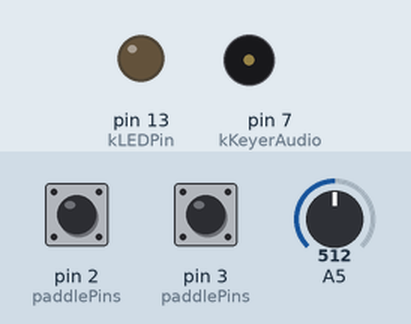
This program was run on a simulated Arduino Uno, built with avr-gcc and run on an emulated ATmega328P. On the bench: output pins drawn as LEDs (lit = HIGH), buzzer (waves = sounding). Dashed ring = blinking. Inputs (shaded band) come from the test bench; at power-on: pin 2 (paddlePins) HIGH, pin 3 (paddlePins) HIGH, A5 = 512.

Above: at 1.2 s.
1.3 s: pin 2 (paddlePins) pulled LOW for 0.15 s
At 2.6 s:
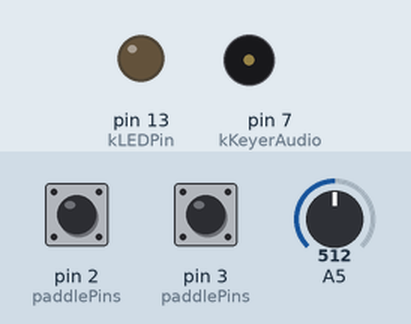
2.9 s: pin 3 (paddlePins) pulled LOW for 1 s
At 2.97 s:
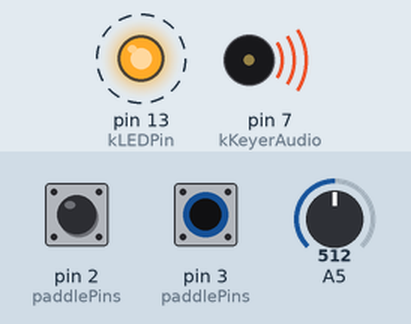
5.9 s: pin 3 (paddlePins) pulled LOW for 3.2 s
At 9.7 s:
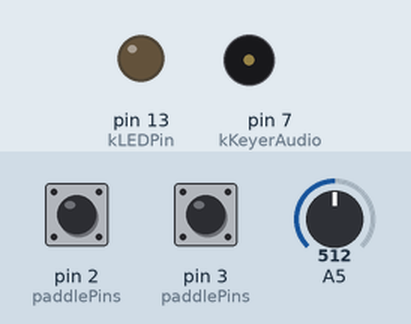
10.6 s: pin 2 (paddlePins) pulled LOW for 3.2 s
At 14.7 s:
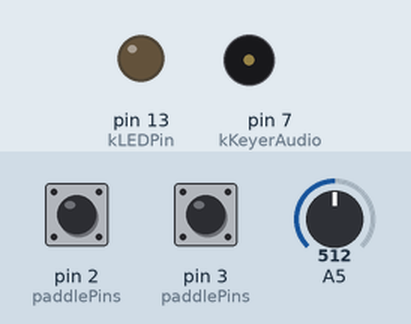
Timing chart, 0 to 16.2 s (numbered marks = the images above; inputs shaded):
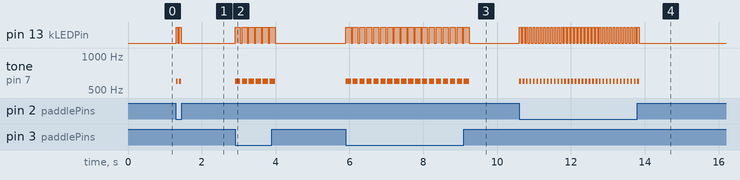

The program:

main.cpp
```cpp
#include <Arduino.h>
#include "Pinout.h"

#include "int_utils.h"
#include "local_types.h"

static const unsigned long kKeyerTone = 600; //Hz

typedef void (*processing_unit_t)(void);
typedef struct task_t {
    task_t *next;
    processing_unit_t run;
} task_t;

void noop_task() {
    return;
}

task_t default_task = { nullptr, noop_task};
task_t *tasks = &default_task;

void addTask(task_t** tasks, processing_unit_t task) {
    task_t *n = new task_t{*tasks, task};
    *tasks = n;
    default_task.next = *tasks;
}

unsigned short
    DIT = 0,
    DAH = 1,
    PAU = 2;

const unsigned short
    max_speed_wps = 35, // 34 ms
    min_speed_wps = 15; // 80 ms

unsigned
    speed_wps = min_speed_wps,
    UNIT = 1200/speed_wps;

static unsigned short paddlePins[] = {kKeyerLeftPaddle, kKeyerRightPaddle};
TimerCtx ctxs[2];
bool LED_STATE = false;
wkstate_t gSendState = wkstate_t::kDone;
bool sendBuf[] = {false, false}; // dit, dah buffer

void readSpeed() {
    if (gSendState != kDone)
        return;
    static int current_val = 0;
    auto val = analogRead(kKeyerSpeed);
    if (abs(val - current_val) <= 10)
        return;
    UNIT = 1200.0/(min_speed_wps + (max_speed_wps - min_speed_wps)*((float)val/1023.0));
    current_val = val;
    ctxForTiming(ctxs[DIT], UNIT, UNIT, 1.5*UNIT);
    ctxForTiming(ctxs[DAH], 3*UNIT, UNIT, 3.5*UNIT);
}


inline void keyDown() {
    LED_STATE = true;
    tone(kKeyerAudio, kKeyerTone);
    digitalWrite(LED_BUILTIN, LED_STATE);
}

inline void keyUp() {
    LED_STATE = false;
    noTone(kKeyerAudio);
    digitalWrite(LED_BUILTIN, LED_STATE);
}

void send() {
    static unsigned sel = 0;
    if (gSendState != kDone) {
        return;
    }
    if (sendBuf[sel]) { // send next dit or dah
        sendBuf[sel] = false; // sent
        if (sel == DIT)
            gSendState = kSendingDIT;
        else
            gSendState = kSendingDAH;
        keyDown();
        startTimer1(ctxs[sel]);
    }
    sel = (sel + 1) % 2;
}

void readPaddles() { // FIX it read whole port instead of digitalRead
    static unsigned sel = 0;
    auto ready = sel == DIT ? (gSendState != kSendingDIT) : (gSendState != kSendingDAH);
    if (ready && !sendBuf[sel]) {
        auto val = digitalRead(paddlePins[sel]);
        if (val == LOW)
            sendBuf[sel] = true;
    }
    sel = (sel+1) % 2;
}

// First timer done - tone off
ISR(TIMER1_COMPA_vect){
  keyUp();
}

// second timer - deboucne off
ISR(TIMER1_COMPB_vect){
   gSendState = kWaiting;      //Allow paddle polling
}

// overflow can fire next timer
ISR(TIMER1_OVF_vect){
  stopTimer1();
  gSendState = kDone;
}

void initKeyer() {
    pinMode(paddlePins[DIT], INPUT_PULLUP);
    pinMode(paddlePins[DAH], INPUT_PULLUP);
    pinMode(kLEDPin, OUTPUT);
    pinMode(kKeyerAudio, OUTPUT);
    pinMode(kKeyerSpeed, INPUT);
    addTask(&tasks, readPaddles);
    addTask(&tasks, send);
    addTask(&tasks, readSpeed);
}

void processTasks() {
    static task_t *current_task = tasks;
    current_task->run();
    current_task = current_task->next;
}


void setup() {
    initKeyer();
}

void loop() {
    processTasks();
}
```

Pinout.h
```cpp
// (licence header left out)
#ifndef Pinout_h
#define Pinout_h
#include <Arduino.h>

typedef enum {
    kKeyerAudio     =  7,
    kKeyerLeftPaddle = 2,
    kKeyerRightPaddle = 3,
    kLEDPin         = 13,   // builtin
    kKeyerSpeed     =  A5
} pinout_t;

#endif /* Pinout_h */
```

int_utils.h
```cpp
#include <Arduino.h>

typedef struct{
    uint8_t
        prescaler;
    uint16_t
        signal_comparator{0},
        offset{0},
        debounce_comparator{0};
} TimerCtx;

void stopTimer1();
void startTimer1(const TimerCtx& ctx);
void ctxForTiming(TimerCtx& ctx, uint32_t signal_milliseconds, uint32_t pause_milliseconds, uint32_t debounce_ms);
```

local_types.h
```cpp
#pragma once
enum error_t {
    kOK,
    kNoOp,
    kInvalidArgument,
    kUnknownCommand,
    kInvalidCommandArgument,
    kNotEnoughData, // not enough data in buffer
    kUnImplemented
};

enum wkstate_t {
    kSendingDIT,
    kSendingDAH,
    kWaiting,
    kDone
};
```

int_utils.cpp
```cpp
#include "int_utils.h"
#include <Arduino.h>

/** private helpers */
uint16_t calculatePrescaler(uint32_t milliseconds) {
    uint32_t cycles = F_CPU / 1000 * milliseconds;
    uint16_t prescaler = 1024; // gives 0.064 ms resolution
    if (cycles <= 65536) {
        prescaler = 1;
    } else if (cycles <= 65536 * 8) {
        prescaler = 8;
    } else if (cycles <= 65536 * 64) {
        prescaler = 64;
    } else if (cycles <= 65536 * 256) {
        prescaler = 256; // 0.016 ms resolution
    }
    return prescaler;
}

uint16_t calculateComparatorValue(uint32_t milliseconds, uint16_t prescaler) {
    uint32_t cycles = F_CPU / 1000 * milliseconds;
    uint16_t comparatorValue = (cycles / prescaler) + 0.5;
    return comparatorValue;
}

uint8_t calculatePrescalerRegister(uint16_t prescaler) {
    const uint16_t scalers[] = {1, 8, 64, 256, 1024};
    const uint8_t registerValues[] = {1<<CS10, 1<<CS11, (1<<CS10) | (1<<CS11), 1<<CS12, (1<<CS10) | (1<<CS12)};
    for(auto i = 0; i < 5; i++) {
        if(scalers[i] == prescaler) {
            return registerValues[i];
        }
    }
    return 0;
}

/** pulic interface */

void ctxForTiming(TimerCtx& ctx, uint32_t signal_milliseconds, uint32_t pause_milliseconds, uint32_t debounce_ms) {
    auto prescaler = calculatePrescaler(signal_milliseconds + pause_milliseconds);
    auto signalComparatorValue = calculateComparatorValue(signal_milliseconds, prescaler);
    auto pauseComparatorValue = calculateComparatorValue(pause_milliseconds + signal_milliseconds, prescaler);
    auto debounceComparatorValue = min(calculateComparatorValue(debounce_ms, prescaler), pauseComparatorValue);
    ctx.offset = 65536 - pauseComparatorValue; // initialize counter so that end of signal + pause was at overflow
    ctx.signal_comparator = signalComparatorValue + ctx.offset;
    ctx.debounce_comparator = debounceComparatorValue + ctx.offset;
    ctx.prescaler = calculatePrescalerRegister(prescaler);
}

void startTimer1(const TimerCtx& ctx) {
    TCCR1A = 0;
    TCCR1B = 0;
    TCNT1  = ctx.offset; // initialize counter value to 0
    OCR1A = ctx.signal_comparator;
    OCR1B = ctx.debounce_comparator;
    TCCR1B |= ctx.prescaler;
    TIMSK1 |= (1 << OCIE1A) | (1 << OCIE1B) | (1 << TOIE1); // comp A, B and OVERFLOW
}

void stopTimer1() {
    TIMSK1 = 0;     // disable interupts
    TCCR1B = 0;     // Stop Timer 1
}
```

Measured:
- after the input at 1.3 s, pin 13 (kLEDPin): alternates HIGH for 0.05 s and LOW for 0.05 s, 4 changes in all, then stays LOW, starting at once; tone on pin 7 (kKeyerAudio): alternates 600 Hz for 0.05 s and silent for 0.05 s, 4 changes in all, then stays silent, starting at once
- after the input at 2.9 s, pin 13 (kLEDPin): alternates HIGH for 0.14 s and LOW for 0.05 s, 12 changes in all, then stays LOW, starting at once; tone on pin 7 (kKeyerAudio): alternates 600 Hz for 0.14 s and silent for 0.05 s, 12 changes in all, then stays silent, starting at once
- after the input at 5.9 s, pin 13 (kLEDPin): alternates HIGH for 0.14 s and LOW for 0.05 s, 36 changes in all, then stays LOW, starting at once; tone on pin 7 (kKeyerAudio): alternates 600 Hz for 0.14 s and silent for 0.05 s, 36 changes in all, then stays silent, starting at once
- after the input at 10.6 s, pin 13 (kLEDPin): alternates HIGH for 0.05 s and LOW for 0.05 s, 70 changes in all, then stays LOW, starting at once; tone on pin 7 (kKeyerAudio): alternates 600 Hz for 0.05 s and silent for 0.05 s, 70 changes in all, then stays silent, starting at once
